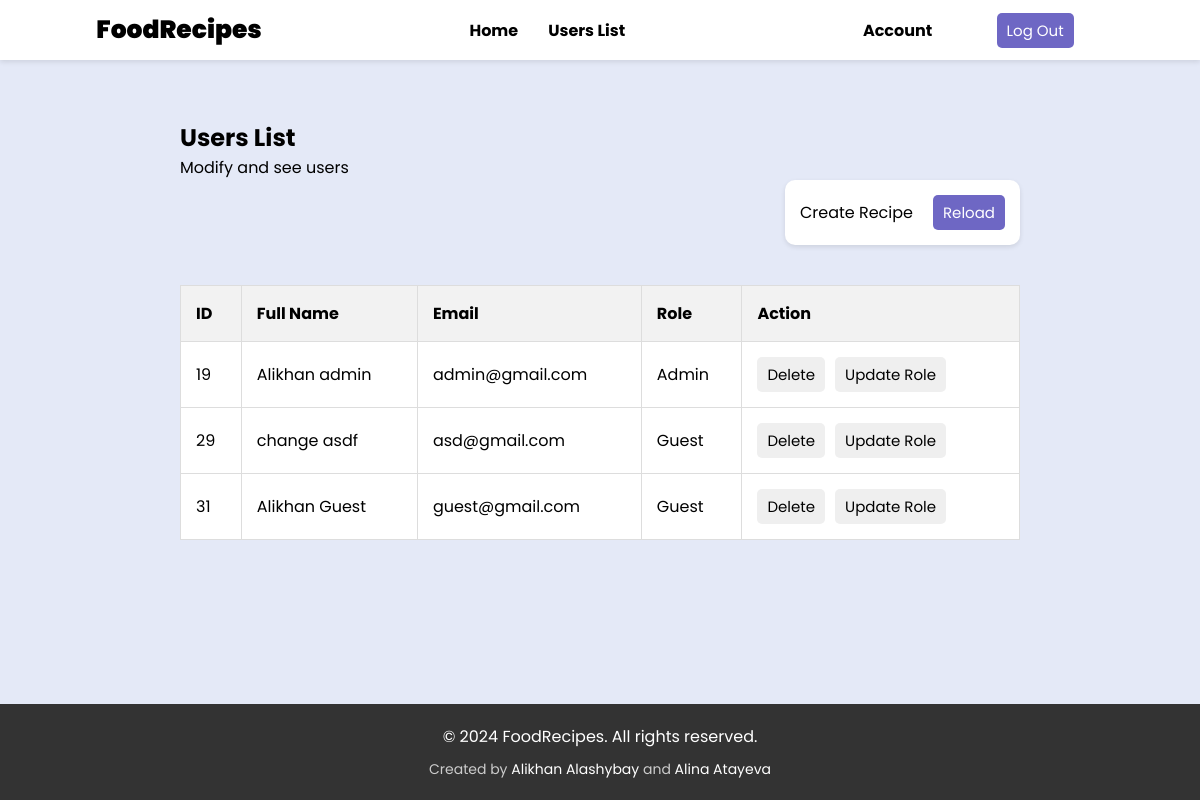
The app's page /usersList.php (signed in), older data.
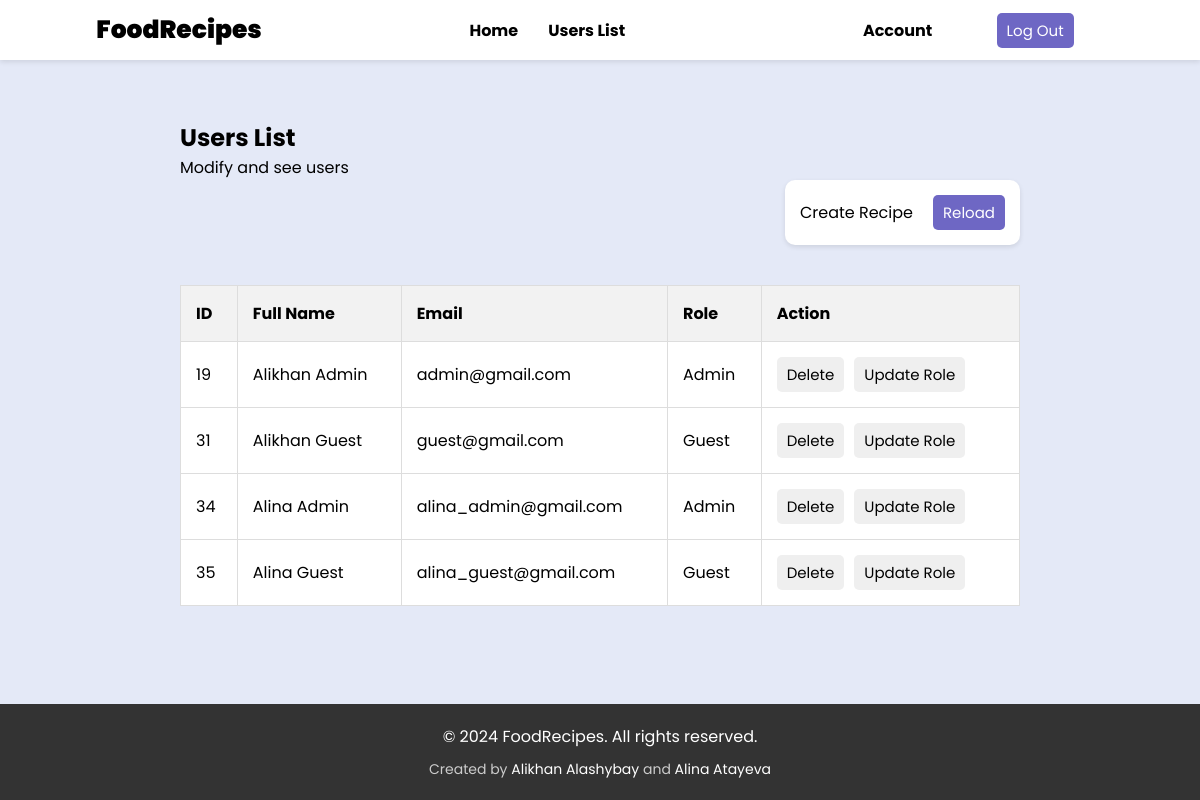
The same page, newer data.
### tables this page shows
CREATE TABLE `users` (
  `id` int(11) NOT NULL,
  `name` varchar(100) NOT NULL,
  `surname` varchar(100) NOT NULL,
  `email` varchar(100) NOT NULL,
  `password` varchar(255) NOT NULL,
  `is_admin` tinyint(1) NOT NULL
);

### usersList.php (the view, shortened to what this page needs)
<!DOCTYPE html>
<html lang="en">
<head>
    <link rel="stylesheet" href="styles/style.css">
</head>
<body>
    <?php
        include_once "php/conn.php";
        $user_id = $_SESSION['id'];
        $sql = "SELECT * FROM users WHERE id = '$user_id'";
        $result = mysqli_query($conn, $sql);
        include('partials/header.php');
        $sql = "SELECT * FROM users";
        $result = mysqli_query($conn, $sql);
        $users = mysqli_fetch_all($result, MYSQLI_ASSOC);
    ?>
    <main>
        <div class="main-box top">
            <div class="top">
                <div>
                    <h2>Users List</h2>
                    <p>Modify and see users</p>
                </div>
            </div>
            <?php include('partials/searchBar.php') ?>
            <div class="bottom">
                <table>
                    <thead>
                        <tr>
                            <th>ID</th>
                            <th>Full Name</th>
                            <th>Email</th>
                            <th>Role</th>
                            <th>Action</th>
                        </tr>
                    </thead>
                    <tbody>
                        <?php
                            foreach ($users as $user) {
                                echo "<tr>";
                                echo "<td>{$user['id']}</td>";
                                $full_name = $user['name'] . " " . $user['surname'];
                                echo "<td>{$full_name}</td>";
                                echo "<td>{$user['email']}</td>";
                                if ($user['is_admin'] == 1) {
                                    echo "<td>Admin</td>";
                                } else {
                                    echo "<td>Guest</td>";
                                }
                                echo "<td>";
                                echo "<button class='table-btn' onclick='deleteUser({$user['id']})'>Delete</button>";
                                echo "<button class='table-btn' onclick='updateUserRole({$user['id']})'>Update Role</button>";
                                echo "</td>";
                                echo "</tr>";
                            }
                        ?>
                    </tbody>
                </table>
            </div>
        </div>
    </main>
    <?php include('partials/footer.php') ?>
</body>
</html>

### partials/header.php
<div class="nav">
    <div class="logo">
        <a href="home.php" id="logo">FoodRecipes</a>
    </div>
    <nav class="nav-links">
        <a href="home.php">Home</a>
        <?php
            if ($_SESSION['is_admin'] == 1) {
                echo "<a href='usersList.php'>Users List</a>";
            }
        ?>
    </nav>
    <div class="right-links">
        <a href="account.php">Account</a>
        <a href="utils/logout.php"><button class="btn">Log Out</button></a>
    </div>
</div>

### partials/searchBar.php
<div class="search-box-container">
  <div class="search-box">
    <a class="nav-link" href="createRecipe.php">Create Recipe</a>
    <button onclick="reloadPage()">Reload</button>
  </div>
</div>

### partials/footer.php
<footer>
    <div class="footer-content">
        <p>&copy; <?php echo date("Y"); ?> FoodRecipes. All rights reserved.</p>
        <div class="credits">
          Created by<a href="https://github.com/Alashybay" target="_blank" rel="noreferrer noopener" class="link"> Alikhan Alashybay</a> and <a href="https://github.com/alinatayeva" target="_blank" rel="noreferrer noopener"  class="link">Alina Atayeva</a>
        </div>
    </div>
</footer>

### styles/style.css (style rules this page uses)
* { padding: 0; margin: 0; box-sizing: border-box; font-family: "Poppins", sans-serif; }
body { background: #e4e9f7; }
.btn { height: 35px; background: rgba(76, 68, 182, 0.808); border: 0; border-radius: 5px; color: #fff; font-size: 15px; cursor: pointer; transition: all 0.3s; padding: 0px 10px; }
.nav { background: #fff; display: flex; flex-direction: row; justify-content: space-around; align-items: center; height: 60px; z-index: 100; box-shadow: 0 2px 5px rgba(0, 0, 0, 0.1); }
.nav-links { display: flex; justify-content: space-around; align-items: center; }
.nav-links a { text-decoration: none; color: #000; font-size: 16px; font-weight: bold; margin: 0 15px; transition: color 0.3s ease; }
.logo { font-size: 25px; font-weight: 900; }
.logo a { text-decoration: none; color: #000; }
.right-links a { padding: 0 15px; text-decoration: none; color: #000; font-size: 16px; font-weight: bold; margin: 0 15px; transition: color 0.3s ease; }
main { display: flex; align-items: center; justify-content: center; margin-top: 60px; }
.main-box { display: flex; flex-direction: column; width: 70%; margin: 0 auto; }
.main-box .top { display: flex; flex-direction: row; justify-content: space-between; }
.bottom { width: 100%; margin-top: 20px; margin-bottom: 15%; }
.search-box-container { background-color: #fff; padding: 15px; border-radius: 10px; box-shadow: 0 2px 5px rgba(0, 0, 0, 0.1); margin-left: auto; }
.search-box { display: flex; align-items: center; }
.search-box a { text-decoration: none; color: #000; font-size: 16px; margin-right: 20px; transition: color 0.3s ease; }
.search-box button { height: 35px; background: rgba(76, 68, 182, 0.808); border: 0; border-radius: 5px; color: #fff; font-size: 15px; cursor: pointer; transition: all 0.3s; padding: 0px 10px; }
body { margin: 0; padding: 0; min-height: 100vh; display: flex; flex-direction: column; position: relative; }
footer { position: absolute; bottom: 0; width: 100%; background-color: #333; color: white; padding: 20px; text-align: center; }
.footer-content { max-width: 800px; margin: 0 auto; }
footer a { color: white; text-decoration: none; }
.credits { margin-top: 10px; font-size: 14px; color: #ccc; }
table { width: 100%; border-collapse: collapse; margin-top: 20px; }
thead { background-color: #f2f2f2; }
th, td { border: 1px solid #ddd; padding: 15px; text-align: left; }
th { font-weight: bold; }
td { background-color: #fff; }
.table-btn { height: 35px; border: 0; border-radius: 5px; font-size: 15px; cursor: pointer; transition: all 0.3s; padding: 0px 10px; margin-right: 10px; }

Row changes from the older to the newer data that the page shows:
removed users: id "29", full_name "change asdf", email "asd@gmail.com", is_admin "Guest"
changed users "admin@gmail.com": full_name "Alikhan admin" → "Alikhan Admin"
added users: id "34", full_name "Alina Admin", email "alina_admin@gmail.com", is_admin "Admin"
added users: id "35", full_name "Alina Guest", email "alina_guest@gmail.com", is_admin "Guest"
